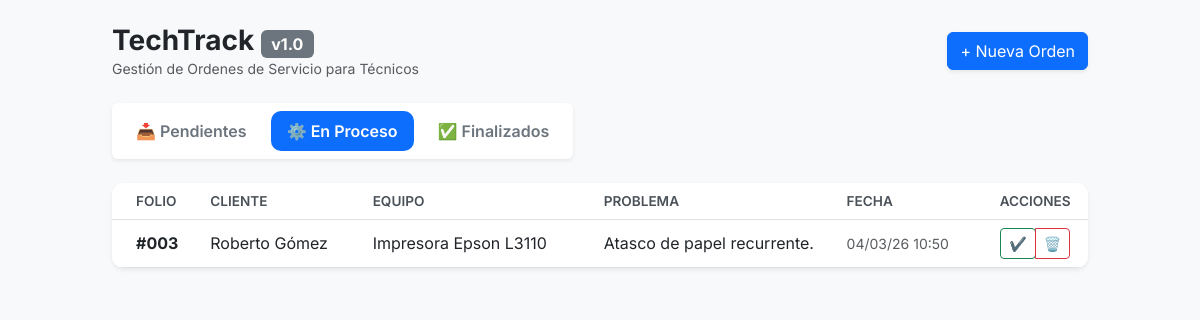
The app's page /index.php?estado=En proceso with its own data.
### tables this page shows
CREATE TABLE IF NOT EXISTS ordenes_servicio (
    id INT AUTO_INCREMENT PRIMARY KEY,
    cliente_id INT NOT NULL,
    equipo VARCHAR(100) NOT NULL,
    descripcion_problema TEXT NOT NULL,
    estado ENUM('Pendiente', 'En proceso', 'Finalizado') DEFAULT 'Pendiente',
    fecha_entrada TIMESTAMP DEFAULT CURRENT_TIMESTAMP,
    fecha_entrega DATETIME DEFAULT NULL,
    notas_tecnicas TEXT DEFAULT NULL,
    FOREIGN KEY (cliente_id) REFERENCES clientes(id) ON DELETE CASCADE
);

CREATE TABLE IF NOT EXISTS clientes (
    id INT AUTO_INCREMENT PRIMARY KEY,
    nombre VARCHAR(100) NOT NULL,
    telefono VARCHAR(20) DEFAULT NULL,
    email VARCHAR(100) DEFAULT NULL,
    direccion TEXT DEFAULT NULL,
    fecha_registro TIMESTAMP DEFAULT CURRENT_TIMESTAMP
);

### modules/ordenes.php (called while the page is built, shortened)
<?php
require_once __DIR__ . '/../includes/conexion.php';
function obtenerOrdenes($estado = null) {
    global $pdo;
    $sql = "SELECT o.*, c.nombre as cliente_nombre
            FROM ordenes_servicio o
            JOIN clientes c ON o.cliente_id = c.id";
    if ($estado) {
        $sql .= " WHERE o.estado = :estado";
    }
    $sql .= " ORDER BY o.fecha_entrada DESC";
    $stmt = $pdo->prepare($sql);
    if ($estado) {
        $stmt->bindParam(':estado', $estado);
    }
    $stmt->execute();
    return $stmt->fetchAll();
}
?>

### index.php (the view, shortened to what this page needs)
<?php
require_once 'includes/conexion.php';
require_once 'modules/ordenes.php';
$estado_actual = isset($_GET['estado']) ? $_GET['estado'] : 'Pendiente';
$ordenes = obtenerOrdenes($estado_actual);
?>
<!DOCTYPE html>
<html lang="es">
<head>
    <link href="https://cdn.jsdelivr.net/npm/bootstrap@5.3.0/dist/css/bootstrap.min.css" rel="stylesheet">
</head>
<body>
<div class="container-fluid py-4">
    <div class="row justify-content-center">
        <main class="col-lg-10">
            <div class="d-flex justify-content-between align-items-center mb-4">
                <div>
                    <h1 class="h3 mb-0 text-dark fw-bold">TechTrack <span class="badge bg-secondary fs-6">v1.0</span></h1>
                    <p class="text-muted small mb-0">Gestión de Ordenes de Servicio para Técnicos</p>
                </div>
                <button type="button" class="btn btn-primary shadow-sm" data-bs-toggle="modal" data-bs-target="#modalNuevaOrden">
                    + Nueva Orden
                </button>
            </div>
            <ul class="nav nav-pills mb-4 gap-2 bg-white p-2 rounded shadow-sm d-inline-flex">
                <li class="nav-item">
                    <a class="nav-link <?php echo $estado_actual === 'Pendiente' ? 'active' : ''; ?>" href="index.php?estado=Pendiente">📥 Pendientes</a>
                </li>
                <li class="nav-item">
                    <a class="nav-link <?php echo $estado_actual === 'En proceso' ? 'active' : ''; ?>" href="index.php?estado=En proceso">⚙️ En Proceso</a>
                </li>
                <li class="nav-item">
                    <a class="nav-link <?php echo $estado_actual === 'Finalizado' ? 'active' : ''; ?>" href="index.php?estado=Finalizado">✅ Finalizados</a>
                </li>
            </ul>
            <div class="card shadow-sm overflow-hidden">
                <div class="card-body p-0">
                    <div class="table-responsive">
                        <table class="table table-premium table-hover align-middle mb-0">
                            <thead>
                                <tr>
                                    <th class="ps-4">Folio</th>
                                    <th>Cliente</th>
                                    <th>Equipo</th>
                                    <th>Problema</th>
                                    <th>Fecha</th>
                                    <th class="text-center">Acciones</th>
                                </tr>
                            </thead>
                            <tbody>
                                <?php if (empty($ordenes)): ?>
                                    <tr>
                                        <td colspan="6" class="text-center py-5 text-muted">
                                            No hay registros bajo el estado "<?php echo $estado_actual; ?>".
                                        </td>
                                    </tr>
                                <?php else: ?>
                                    <?php foreach($ordenes as $orden): ?>
                                    <tr>
                                        <td class="ps-4"><strong>#<?php echo str_pad($orden['id'], 3, '0', STR_PAD_LEFT); ?></strong></td>
                                        <td><?php echo htmlspecialchars($orden['cliente_nombre']); ?></td>
                                        <td><?php echo htmlspecialchars($orden['equipo']); ?></td>
                                        <td class="text-truncate" style="max-width: 200px;"><?php echo htmlspecialchars($orden['descripcion_problema']); ?></td>
                                        <td><small class="text-muted"><?php echo date('d/m/y H:i', strtotime($orden['fecha_entrada'])); ?></small></td>
                                        <td class="text-center">
                                            <div class="btn-group">
                                                <?php if($estado_actual === 'Pendiente'): ?>
                                                    <form method="POST" class="d-inline">
                                                        <input type="hidden" name="accion" value="cambiar_estado">
                                                        <input type="hidden" name="id" value="<?php echo $orden['id']; ?>">
                                                        <input type="hidden" name="nuevo_estado" value="En proceso">
                                                        <button type="submit" class="btn btn-sm btn-outline-primary" title="Iniciar">▶️</button>
                                                    </form>
                                                <?php elseif($estado_actual === 'En proceso'): ?>
                                                    <form method="POST" class="d-inline">
                                                        <button type="submit" class="btn btn-sm btn-outline-success" title="Finalizar">✔️</button>
                                                    </form>
                                                <?php endif; ?>
                                                <button type="button" class="btn btn-sm btn-outline-danger" onclick="confirmarEliminar(<?php echo $orden['id']; ?>)" title="Eliminar">🗑️</button>
                                            </div>
                                        </td>
                                    </tr>
                                    <?php endforeach; ?>
                                <?php endif; ?>
                            </tbody>
                        </table>
                    </div>
                </div>
            </div>
        </main>
    </div>
</div>
</body>
</html>
</body>
</html>

### index.php (style rules this page uses)
body { font-family: 'Inter', sans-serif; background-color: #f8f9fa; }
.card { border: none; border-radius: 12px; box-shadow: 0 4px 6px rgba(0,0,0,0.05); }
.nav-pills .nav-link { border-radius: 10px; font-weight: 600; color: #6c757d; }
.nav-pills .nav-link.active { background-color: #0d6efd; color: white; }
.table-premium thead { background-color: #f1f3f5; }
.table-premium th { font-weight: 600; font-size: 0.85rem; color: #495057; text-transform: uppercase; }

### records on screen
ordenes_servicio: id "003", cliente.nombre "Roberto Gómez", equipo "Impresora Epson L3110", descripcion_problema "Atasco de papel recurrente.", fecha_entrada "04/03/26 10:50"
